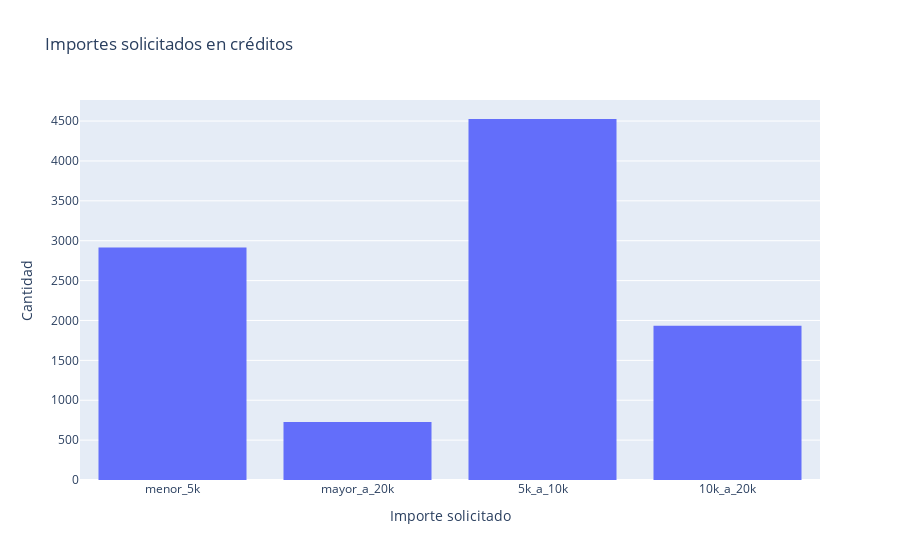

Notebook code cell kept with this figure:
### Code cell
# Histograma de los importes de créditos otorgados

histograma_importes = px.histogram(df, x='importe_solicitado', nbins=10, title='Importes solicitados en créditos')
histograma_importes.update_layout(xaxis_title='Importe solicitado', yaxis_title='Cantidad')

### Figure 1 — Plotly figure (JSON) as saved in the notebook; plotly's stock layout.template omitted (floating-point values rounded to 4 significant figures; data arrays with more than 128 entries replaced by an {"elided": "..."} marker saying what was removed)
{"data": [{"alignmentgroup": "True", "bingroup": "x", "hovertemplate": "importe_solicitado=%{x}<br>count=%{y}<extra></extra>", "legendgroup": "", "marker": {"color": "#636efa", "pattern": {"shape": ""}}, "name": "", "nbinsx": 10, "offsetgroup": "", "orientation": "v", "showlegend": false, "type": "histogram", "x": {"elided": "10101 str values"}, "xaxis": "x", "yaxis": "y"}], "layout": {"barmode": "relative", "legend": {"tracegroupgap": 0}, "title": {"text": "Importes solicitados en créditos"}, "xaxis": {"anchor": "y", "domain": [0, 1], "title": {"text": "Importe solicitado"}}, "yaxis": {"anchor": "x", "domain": [0, 1], "title": {"text": "Cantidad"}}}}
